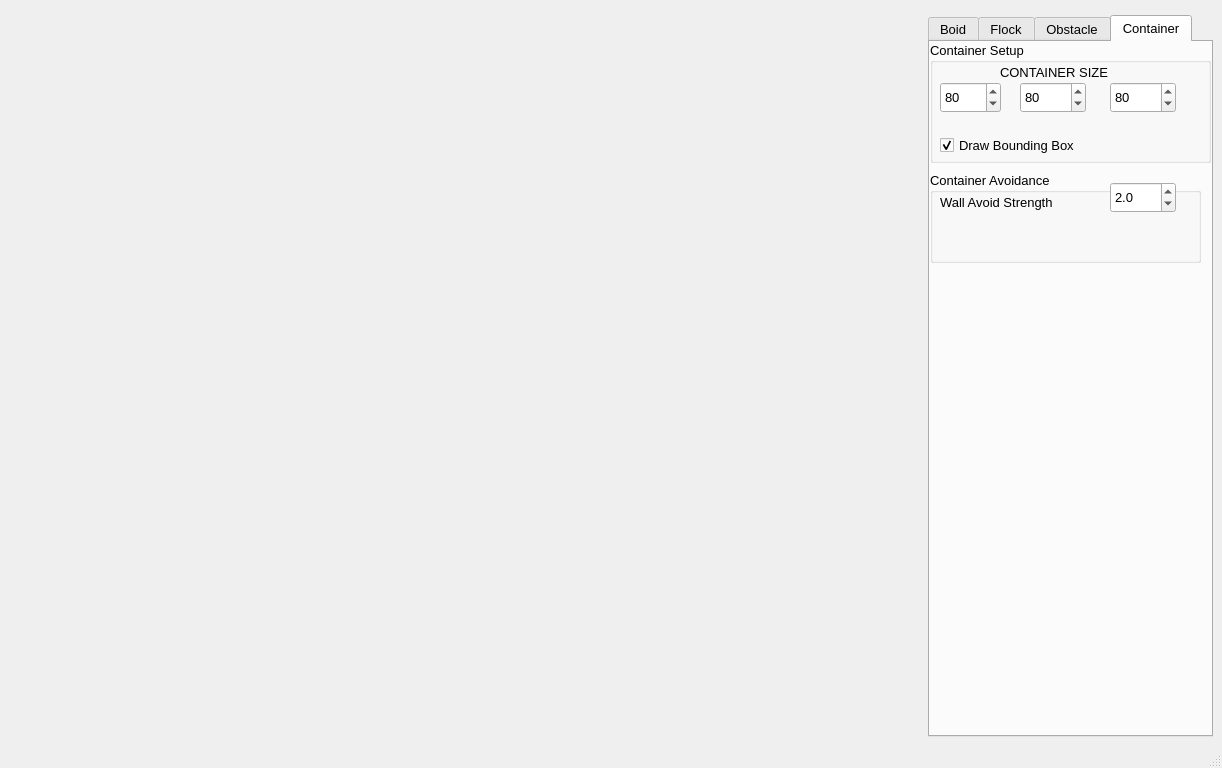
<?xml version="1.0" encoding="UTF-8"?>
<ui version="4.0">
 <class>MainWindow</class>
 <widget class="QMainWindow" name="MainWindow">
  <property name="windowModality">
   <enum>Qt::NonModal</enum>
  </property>
  <property name="geometry">
   <rect>
    <x>0</x>
    <y>0</y>
    <width>1222</width>
    <height>768</height>
   </rect>
  </property>
  <property name="windowTitle">
   <string>ngl Qt Demo</string>
  </property>
  <widget class="QWidget" name="centralwidget">
   <layout class="QGridLayout" name="s_mainWindowGridLayout">
    <item row="0" column="0" rowspan="2">
     <spacer name="horizontalSpacer">
      <property name="orientation">
       <enum>Qt::Horizontal</enum>
      </property>
      <property name="sizeHint" stdset="0">
       <size>
        <width>20</width>
        <height>40</height>
       </size>
      </property>
     </spacer>
    </item>
    <item row="1" column="1">
     <widget class="QTabWidget" name="tabWidget">
      <property name="sizePolicy">
       <sizepolicy hsizetype="Minimum" vsizetype="Expanding">
        <horstretch>0</horstretch>
        <verstretch>0</verstretch>
       </sizepolicy>
      </property>
      <property name="minimumSize">
       <size>
        <width>285</width>
        <height>0</height>
       </size>
      </property>
      <property name="font">
       <font>
        <pointsize>10</pointsize>
       </font>
      </property>
      <property name="currentIndex">
       <number>3</number>
      </property>
      <widget class="QWidget" name="m_boidTab">
       <attribute name="title">
        <string>Boid</string>
       </attribute>
       <widget class="QGroupBox" name="s_boidParams">
        <property name="geometry">
         <rect>
          <x>0</x>
          <y>0</y>
          <width>289</width>
          <height>161</height>
         </rect>
        </property>
        <property name="title">
         <string>BoidSetup</string>
        </property>
        <layout class="QGridLayout" name="gridLayout">
         <item row="0" column="0">
          <widget class="QLabel" name="label">
           <property name="text">
            <string>Boid Count</string>
           </property>
          </widget>
         </item>
         <item row="0" column="1">
          <widget class="QSpinBox" name="m_boidCount">
           <property name="minimum">
            <number>1</number>
           </property>
           <property name="maximum">
            <number>3000</number>
           </property>
          </widget>
         </item>
         <item row="1" column="1">
          <widget class="QDoubleSpinBox" name="boidSpeed">
           <property name="maximum">
            <double>3.000000000000000</double>
           </property>
           <property name="singleStep">
            <double>0.100000000000000</double>
           </property>
           <property name="value">
            <double>1.000000000000000</double>
           </property>
          </widget>
         </item>
         <item row="1" column="0">
          <widget class="QLabel" name="label_3">
           <property name="text">
            <string>maxSpeed</string>
           </property>
          </widget>
         </item>
         <item row="2" column="1">
          <widget class="QPushButton" name="predatorAdd">
           <property name="text">
            <string>Add Predator</string>
           </property>
           <property name="iconSize">
            <size>
             <width>8</width>
             <height>8</height>
            </size>
           </property>
          </widget>
         </item>
         <item row="2" column="0">
          <widget class="QLabel" name="label_7">
           <property name="text">
            <string>add Predator</string>
           </property>
          </widget>
         </item>
         <item row="3" column="0">
          <widget class="QLabel" name="label_17">
           <property name="text">
            <string>Prey Flee Factor</string>
           </property>
          </widget>
         </item>
         <item row="3" column="1">
          <widget class="QDoubleSpinBox" name="m_preyFleeFactor">
           <property name="maximum">
            <double>10.000000000000000</double>
           </property>
           <property name="singleStep">
            <double>0.100000000000000</double>
           </property>
           <property name="value">
            <double>1.000000000000000</double>
           </property>
          </widget>
         </item>
        </layout>
       </widget>
       <widget class="QLabel" name="label_18">
        <property name="geometry">
         <rect>
          <x>20</x>
          <y>160</y>
          <width>141</width>
          <height>21</height>
         </rect>
        </property>
        <property name="text">
         <string>Predator Seek Factor</string>
        </property>
       </widget>
       <widget class="QDoubleSpinBox" name="m_predatorSeekFactor">
        <property name="geometry">
         <rect>
          <x>175</x>
          <y>160</y>
          <width>91</width>
          <height>31</height>
         </rect>
        </property>
        <property name="maximum">
         <double>99.099999999999994</double>
        </property>
        <property name="singleStep">
         <double>0.100000000000000</double>
        </property>
        <property name="value">
         <double>1.000000000000000</double>
        </property>
       </widget>
      </widget>
      <widget class="QWidget" name="m_flockTab">
       <attribute name="title">
        <string>Flock</string>
       </attribute>
       <widget class="QGroupBox" name="groupBox">
        <property name="geometry">
         <rect>
          <x>0</x>
          <y>0</y>
          <width>289</width>
          <height>141</height>
         </rect>
        </property>
        <property name="title">
         <string>FlockBehaviour</string>
        </property>
        <layout class="QGridLayout" name="gridLayout_3">
         <item row="0" column="2">
          <widget class="QDoubleSpinBox" name="m_keepApartRange"/>
         </item>
         <item row="0" column="0" colspan="2">
          <widget class="QLabel" name="label_15">
           <property name="text">
            <string>Keep Apart Dist: </string>
           </property>
          </widget>
         </item>
         <item row="2" column="0">
          <widget class="QLabel" name="label_5">
           <property name="text">
            <string>Alignment</string>
           </property>
          </widget>
         </item>
         <item row="2" column="2">
          <widget class="QLabel" name="label_4">
           <property name="text">
            <string>Separation</string>
           </property>
          </widget>
         </item>
         <item row="3" column="2">
          <widget class="QDoubleSpinBox" name="separationFactor">
           <property name="minimum">
            <double>-20.000000000000000</double>
           </property>
           <property name="maximum">
            <double>20.000000000000000</double>
           </property>
           <property name="singleStep">
            <double>0.100000000000000</double>
           </property>
           <property name="value">
            <double>1.000000000000000</double>
           </property>
          </widget>
         </item>
         <item row="3" column="0">
          <widget class="QDoubleSpinBox" name="alignFactor">
           <property name="minimum">
            <double>-20.000000000000000</double>
           </property>
           <property name="maximum">
            <double>20.000000000000000</double>
           </property>
           <property name="singleStep">
            <double>0.100000000000000</double>
           </property>
           <property name="value">
            <double>1.000000000000000</double>
           </property>
          </widget>
         </item>
         <item row="3" column="1">
          <widget class="QDoubleSpinBox" name="cohesionFactor">
           <property name="minimum">
            <double>-20.000000000000000</double>
           </property>
           <property name="maximum">
            <double>20.000000000000000</double>
           </property>
           <property name="singleStep">
            <double>0.100000000000000</double>
           </property>
           <property name="value">
            <double>1.000000000000000</double>
           </property>
          </widget>
         </item>
         <item row="2" column="1">
          <widget class="QLabel" name="label_2">
           <property name="text">
            <string>Cohesion</string>
           </property>
          </widget>
         </item>
         <item row="1" column="2">
          <widget class="QDoubleSpinBox" name="m_seekRange"/>
         </item>
         <item row="1" column="0">
          <widget class="QLabel" name="label_16">
           <property name="text">
            <string>Seek Range:</string>
           </property>
          </widget>
         </item>
        </layout>
       </widget>
       <widget class="QGroupBox" name="BoidDraw">
        <property name="geometry">
         <rect>
          <x>0</x>
          <y>180</y>
          <width>285</width>
          <height>91</height>
         </rect>
        </property>
        <property name="title">
         <string>Draw</string>
        </property>
        <widget class="QLabel" name="label_9">
         <property name="geometry">
          <rect>
           <x>20</x>
           <y>60</y>
           <width>91</width>
           <height>21</height>
          </rect>
         </property>
         <property name="text">
          <string>Pick Shader</string>
         </property>
        </widget>
        <widget class="QLabel" name="label_8">
         <property name="geometry">
          <rect>
           <x>20</x>
           <y>30</y>
           <width>79</width>
           <height>21</height>
          </rect>
         </property>
         <property name="text">
          <string>Pick Mesh</string>
         </property>
        </widget>
        <widget class="QComboBox" name="boidShapeType">
         <property name="geometry">
          <rect>
           <x>160</x>
           <y>20</y>
           <width>101</width>
           <height>31</height>
          </rect>
         </property>
         <property name="minimumSize">
          <size>
           <width>0</width>
           <height>31</height>
          </size>
         </property>
         <property name="font">
          <font>
           <family>Ubuntu</family>
          </font>
         </property>
         <property name="currentIndex">
          <number>0</number>
         </property>
         <item>
          <property name="text">
           <string>Mesh</string>
          </property>
         </item>
         <item>
          <property name="text">
           <string>Sphere</string>
          </property>
         </item>
         <item>
          <property name="text">
           <string>Tri</string>
          </property>
         </item>
        </widget>
        <widget class="QComboBox" name="m_shaderName">
         <property name="geometry">
          <rect>
           <x>160</x>
           <y>60</y>
           <width>101</width>
           <height>31</height>
          </rect>
         </property>
         <item>
          <property name="text">
           <string>Phong</string>
          </property>
         </item>
         <item>
          <property name="text">
           <string>Constant</string>
          </property>
         </item>
        </widget>
        <widget class="QFrame" name="frame">
         <property name="geometry">
          <rect>
           <x>9</x>
           <y>20</y>
           <width>261</width>
           <height>31</height>
          </rect>
         </property>
         <property name="frameShape">
          <enum>QFrame::StyledPanel</enum>
         </property>
         <property name="frameShadow">
          <enum>QFrame::Raised</enum>
         </property>
        </widget>
        <widget class="QFrame" name="frame_2">
         <property name="geometry">
          <rect>
           <x>9</x>
           <y>60</y>
           <width>261</width>
           <height>31</height>
          </rect>
         </property>
         <property name="frameShape">
          <enum>QFrame::StyledPanel</enum>
         </property>
         <property name="frameShadow">
          <enum>QFrame::Raised</enum>
         </property>
        </widget>
        <zorder>frame</zorder>
        <zorder>frame_2</zorder>
        <zorder>label_9</zorder>
        <zorder>label_8</zorder>
        <zorder>boidShapeType</zorder>
        <zorder>m_shaderName</zorder>
       </widget>
       <widget class="QGroupBox" name="groupBox_2">
        <property name="geometry">
         <rect>
          <x>0</x>
          <y>290</y>
          <width>281</width>
          <height>121</height>
         </rect>
        </property>
        <property name="sizePolicy">
         <sizepolicy hsizetype="Preferred" vsizetype="Preferred">
          <horstretch>0</horstretch>
          <verstretch>0</verstretch>
         </sizepolicy>
        </property>
        <property name="title">
         <string>Neighbour Parameters</string>
        </property>
        <widget class="QLabel" name="label_11">
         <property name="geometry">
          <rect>
           <x>0</x>
           <y>40</y>
           <width>211</width>
           <height>21</height>
          </rect>
         </property>
         <property name="text">
          <string>Neighbour Search Radius:</string>
         </property>
        </widget>
        <widget class="QLabel" name="label_12">
         <property name="geometry">
          <rect>
           <x>0</x>
           <y>90</y>
           <width>191</width>
           <height>21</height>
          </rect>
         </property>
         <property name="toolTip">
          <string>larger values improves behaviour but slows down simulation</string>
         </property>
         <property name="text">
          <string>Neighbours Consider %</string>
         </property>
        </widget>
        <widget class="QDoubleSpinBox" name="m_neighbourRegionRadius">
         <property name="geometry">
          <rect>
           <x>210</x>
           <y>30</y>
           <width>66</width>
           <height>31</height>
          </rect>
         </property>
        </widget>
        <widget class="QSpinBox" name="m_neighboursConsider">
         <property name="geometry">
          <rect>
           <x>210</x>
           <y>80</y>
           <width>66</width>
           <height>31</height>
          </rect>
         </property>
         <property name="maximum">
          <number>100</number>
         </property>
         <property name="value">
          <number>20</number>
         </property>
        </widget>
       </widget>
      </widget>
      <widget class="QWidget" name="m_obstacleTab">
       <attribute name="title">
        <string>Obstacle</string>
       </attribute>
       <widget class="QGroupBox" name="obstacleSetup">
        <property name="geometry">
         <rect>
          <x>0</x>
          <y>10</y>
          <width>285</width>
          <height>101</height>
         </rect>
        </property>
        <property name="title">
         <string>Obstacle Setup</string>
        </property>
        <widget class="QLabel" name="label_6">
         <property name="geometry">
          <rect>
           <x>30</x>
           <y>30</y>
           <width>51</width>
           <height>21</height>
          </rect>
         </property>
         <property name="text">
          <string>Count</string>
         </property>
        </widget>
        <widget class="QLabel" name="label_10">
         <property name="geometry">
          <rect>
           <x>20</x>
           <y>70</y>
           <width>111</width>
           <height>21</height>
          </rect>
         </property>
         <property name="text">
          <string>AvoidFactor</string>
         </property>
        </widget>
        <widget class="QDoubleSpinBox" name="m_avoidFactor">
         <property name="geometry">
          <rect>
           <x>150</x>
           <y>60</y>
           <width>121</width>
           <height>31</height>
          </rect>
         </property>
         <property name="minimum">
          <double>-5.000000000000000</double>
         </property>
         <property name="singleStep">
          <double>0.200000000000000</double>
         </property>
         <property name="value">
          <double>1.000000000000000</double>
         </property>
        </widget>
        <widget class="QSpinBox" name="m_obstacleCount">
         <property name="geometry">
          <rect>
           <x>155</x>
           <y>20</y>
           <width>111</width>
           <height>31</height>
          </rect>
         </property>
         <property name="maximum">
          <number>2</number>
         </property>
        </widget>
       </widget>
       <widget class="QDoubleSpinBox" name="m_obsAffectRadius">
        <property name="geometry">
         <rect>
          <x>180</x>
          <y>110</y>
          <width>91</width>
          <height>31</height>
         </rect>
        </property>
        <property name="minimum">
         <double>12.000000000000000</double>
        </property>
        <property name="maximum">
         <double>50.000000000000000</double>
        </property>
        <property name="value">
         <double>18.000000000000000</double>
        </property>
       </widget>
       <widget class="QLabel" name="label_19">
        <property name="geometry">
         <rect>
          <x>10</x>
          <y>120</y>
          <width>161</width>
          <height>21</height>
         </rect>
        </property>
        <property name="text">
         <string>Obstacle affect Radius</string>
        </property>
       </widget>
      </widget>
      <widget class="QWidget" name="tab_3">
       <attribute name="title">
        <string>Container</string>
       </attribute>
       <widget class="QGroupBox" name="groupBox_3">
        <property name="geometry">
         <rect>
          <x>0</x>
          <y>0</y>
          <width>281</width>
          <height>121</height>
         </rect>
        </property>
        <property name="title">
         <string>Container Setup</string>
        </property>
        <widget class="QLabel" name="label_13">
         <property name="geometry">
          <rect>
           <x>70</x>
           <y>20</y>
           <width>141</width>
           <height>21</height>
          </rect>
         </property>
         <property name="text">
          <string>CONTAINER SIZE</string>
         </property>
        </widget>
        <widget class="QSpinBox" name="m_sizex">
         <property name="geometry">
          <rect>
           <x>10</x>
           <y>40</y>
           <width>61</width>
           <height>31</height>
          </rect>
         </property>
         <property name="minimum">
          <number>60</number>
         </property>
         <property name="maximum">
          <number>120</number>
         </property>
         <property name="singleStep">
          <number>20</number>
         </property>
         <property name="value">
          <number>80</number>
         </property>
        </widget>
        <widget class="QSpinBox" name="m_sizey">
         <property name="geometry">
          <rect>
           <x>90</x>
           <y>40</y>
           <width>66</width>
           <height>31</height>
          </rect>
         </property>
         <property name="minimum">
          <number>60</number>
         </property>
         <property name="maximum">
          <number>120</number>
         </property>
         <property name="singleStep">
          <number>20</number>
         </property>
         <property name="value">
          <number>80</number>
         </property>
        </widget>
        <widget class="QSpinBox" name="m_sizez">
         <property name="geometry">
          <rect>
           <x>180</x>
           <y>40</y>
           <width>66</width>
           <height>31</height>
          </rect>
         </property>
         <property name="minimum">
          <number>60</number>
         </property>
         <property name="maximum">
          <number>120</number>
         </property>
         <property name="singleStep">
          <number>20</number>
         </property>
         <property name="value">
          <number>80</number>
         </property>
        </widget>
        <widget class="QCheckBox" name="m_drawBBox">
         <property name="enabled">
          <bool>true</bool>
         </property>
         <property name="geometry">
          <rect>
           <x>10</x>
           <y>90</y>
           <width>161</width>
           <height>26</height>
          </rect>
         </property>
         <property name="text">
          <string>Draw Bounding Box</string>
         </property>
         <property name="checkable">
          <bool>true</bool>
         </property>
         <property name="checked">
          <bool>true</bool>
         </property>
        </widget>
       </widget>
       <widget class="QGroupBox" name="groupBox_4">
        <property name="geometry">
         <rect>
          <x>0</x>
          <y>130</y>
          <width>271</width>
          <height>91</height>
         </rect>
        </property>
        <property name="title">
         <string>Container Avoidance</string>
        </property>
        <widget class="QLabel" name="label_14">
         <property name="geometry">
          <rect>
           <x>10</x>
           <y>20</y>
           <width>151</width>
           <height>21</height>
          </rect>
         </property>
         <property name="text">
          <string>Wall Avoid Strength</string>
         </property>
        </widget>
        <widget class="QDoubleSpinBox" name="m_wallAvoidStrength">
         <property name="geometry">
          <rect>
           <x>180</x>
           <y>10</y>
           <width>66</width>
           <height>31</height>
          </rect>
         </property>
         <property name="decimals">
          <number>1</number>
         </property>
         <property name="maximum">
          <double>10.000000000000000</double>
         </property>
         <property name="singleStep">
          <double>0.500000000000000</double>
         </property>
         <property name="value">
          <double>2.000000000000000</double>
         </property>
        </widget>
       </widget>
      </widget>
     </widget>
    </item>
   </layout>
  </widget>
  <widget class="QMenuBar" name="menubar">
   <property name="geometry">
    <rect>
     <x>0</x>
     <y>0</y>
     <width>1222</width>
     <height>27</height>
    </rect>
   </property>
  </widget>
  <widget class="QStatusBar" name="statusbar"/>
 </widget>
 <resources/>
 <connections/>
</ui>
